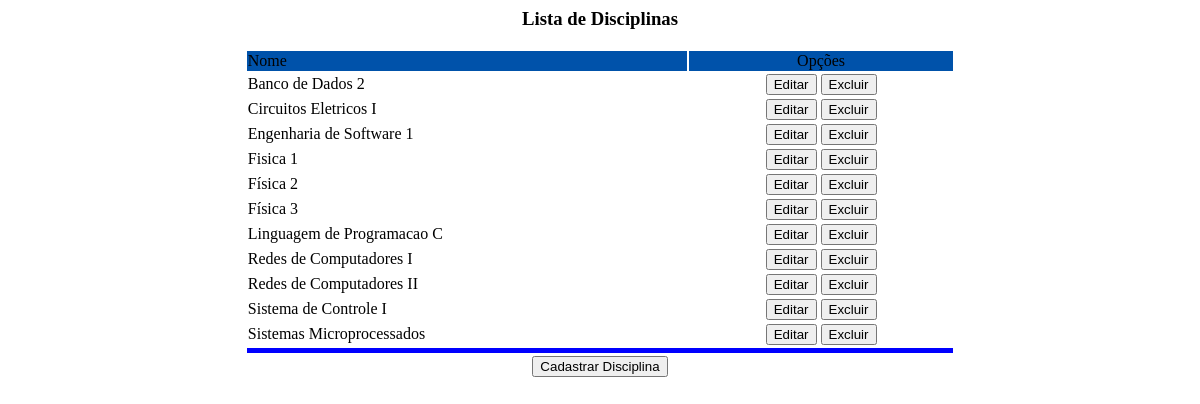
Page /bd_disciplina/disciplina_lista.php on the earlier database version.
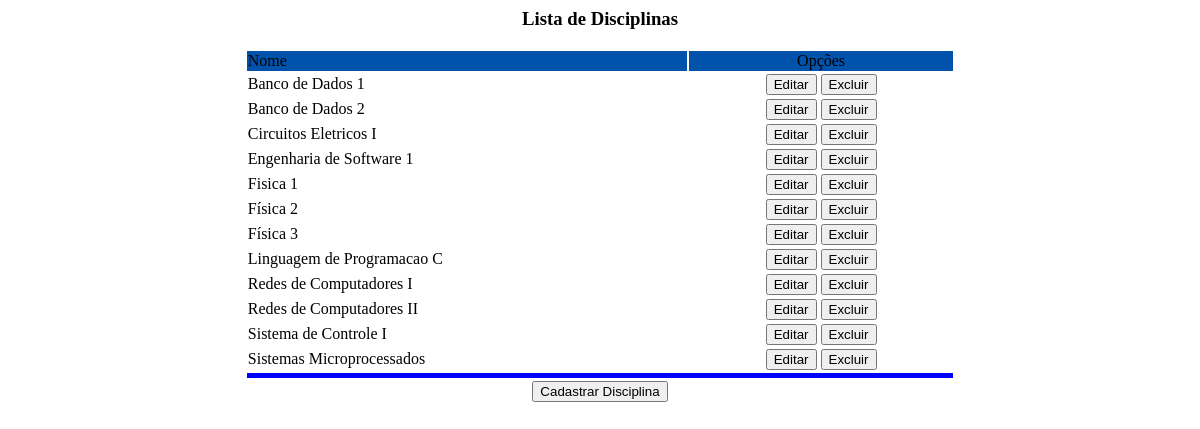
Same page on the later database version.
### tables this page shows
CREATE TABLE IF NOT EXISTS `disciplina` (
  `codigo` int(11) NOT NULL AUTO_INCREMENT,
  `login_administrador` varchar(25) DEFAULT NULL,
  `nome` varchar(50) NOT NULL,
  `data` date NOT NULL,
  `hora` time NOT NULL,
  PRIMARY KEY (`codigo`),
  UNIQUE KEY `nome` (`nome`),
  KEY `login_administrador` (`login_administrador`)
);

### bd_disciplina/disciplina_lista.php (the view, shortened to what this page needs)
<html>
<head>
</head>
<body>
<center>
<h3>Lista de Disciplinas</h3>
</center>
<form name="form1" method="POST" action="disciplina_editar.php">
<table border="0" align="center" width="60%">
<?php
$sql = "SELECT nome,codigo FROM disciplina ORDER BY nome";
$tabela = mysql_query($sql);
	?>
	<tr bgcolor="0x52AA">
		<td width="50%">Nome</td>
		<td width="30%">
		<center>Opções</center>
		</td>
	</tr>
	<?php
	while($dados = mysql_fetch_row($tabela)){
		$codigo = $dados[1];
		$nome = $dados[0];
		?>
	<tr>
		<td align="left"><?php echo $nome?></td>
		<td align="center"><input type="button" value="Editar"
			onclick=" location.href = 'disciplina_editar.php?codigo=<?php echo $codigo?>'">
		<input type="button" value="Excluir"
			onclick="location.href = 'disciplina_excluir.php?codigo=<?php echo $codigo?>'">
		</td>
	</tr>
	<?php
	}
	?>
	<tr bgcolor="blue">
		<td colspan="3" height="5"></td>
	</tr>
	<tr>
		<td colspan="3" align="center"><input type="submit"
			value="Cadastrar Disciplina"></td>
</table>
</form>
</body>
</html>

Differences in the rows shown:
added disciplina: nome "Banco de Dados 1"
